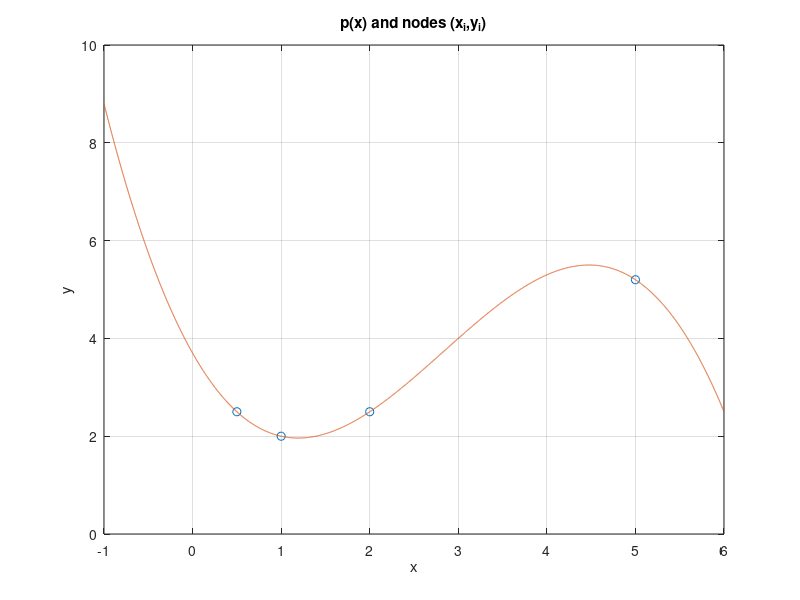
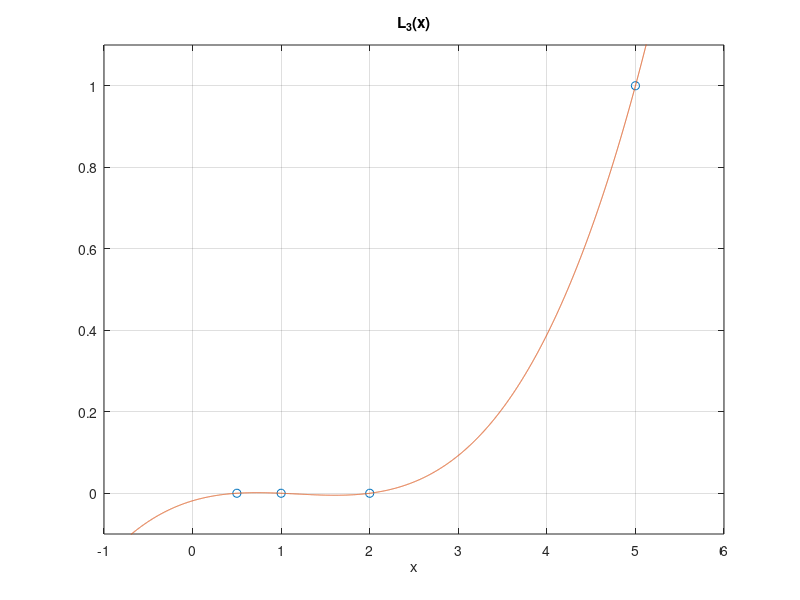
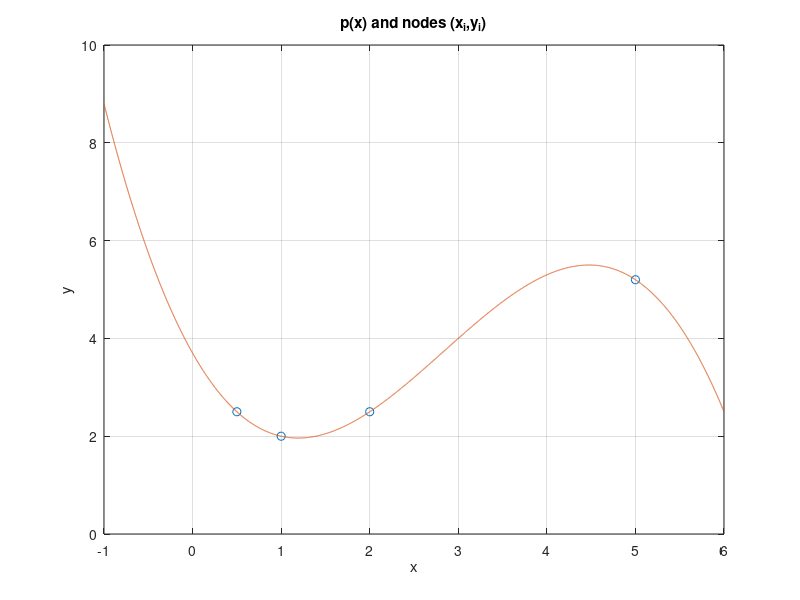

Here is the MATLAB script that generated these plots, in order:
% CLASS5OCT  Edited transcript of what I did in class on Thursday 5 October.
% This relates to sections 4.1 and 4.2.  I show various manipulations to do
% polynomial interpolation.

% the points themselves are (x_i,y_i)
xi = [0.5 1.0 2.0 5.0];
yi = [2.5 2.0 2.5 5.2];

% Vandermonde method seeks p(x) = c_0 + c_1 x + c_2 x^2 + c_3 x^3
A = [1 0.5 0.25 0.125;
     1   1    1     1;
     1   2    4     8;
     1   5   25   125];
% same: A = fliplr(vander(xi))
b = [2.5 2.0 2.5 5.2]';
% same: b = [2.5; 2; 2.5; 5.2]
% same: b = yi'
c = A \ b

% plot data points and p(x)
x = -1:.001:6;
y = c(1) + c(2) * x + c(3) * x.^2 + c(4) * x.^3;  % Matlab indices start at 1
figure(1)
plot(xi,yi,'o',x,y)
title('p(x) and nodes (x_i,y_i)')
xlabel x,  ylabel y,  grid on

% build and plot third Lagrange polynomial:
L3 = (x-0.5) .* (x-1) .* (x-2) / ((5-0.5)*(5-1)*(5-2));
figure(2)
plot(xi,[0 0 0 1],'o',x,L3)
title('L_3(x)')
axis([-1 6 -0.1 1.1])
xlabel x,  grid on

% compute p(x) by Newton form:
%     p(x) = a_0 + a_1 (x-x_0) + a_2 (x-x_0) (x-x_1) + a_3 (x-x_0) (x-x_1) (x-x_2)
A = [1   0   0   0;     % A is lower triangular
     1 0.5   0   0;
     1 1.5 1.5   0;
     1 4.5  18  54];
b = [2.5 2 2.5 5.2]';   % same as before
a = A \ b

% use built-in method to get coefficients of p(x), and plot
c = polyfit(xi,yi,3)
% coefficients in same order as earlier:  c = fliplr(polyfit(xi,yi,3))
x = -1:.001:6;
y = polyval(c,x);  % this is p(x)
figure(3)
plot(xi,yi,'o',x,y)
title('p(x) and nodes (x_i,y_i)')
xlabel x,  ylabel y,  grid on

